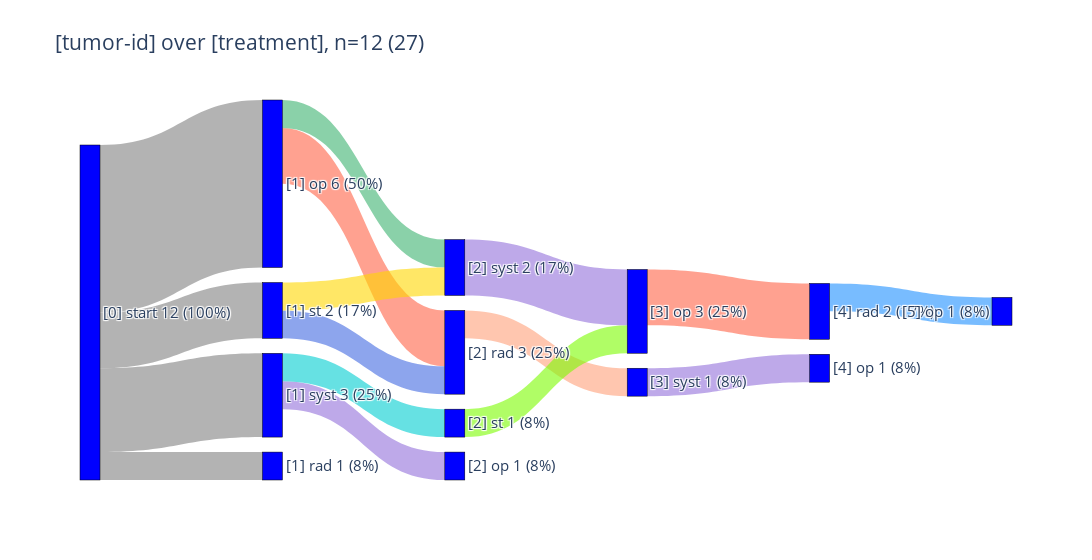

Notebook code for this chart:
### Markdown cell above
### sankey

### Code cell
pls.plot_sankey(
    width=2000,
    font_size=15,
    # renderer="png",
)

### Figure 1 — Plotly figure (JSON) as saved in the notebook; plotly's stock layout.template omitted (floating-point values rounded to 4 significant figures)
{"data": [{"link": {"color": ["rgba(128, 128, 128, 0.6)", "rgba(128, 128, 128, 0.6)", "rgba(128, 128, 128, 0.6)", "rgba(128, 128, 128, 0.6)", "rgba(255, 99, 71, 0.6)", "rgba(60, 179, 113, 0.6)", "rgba(65, 105, 225, 0.6)", "rgba(255, 215, 0, 0.6)", "rgba(147, 112, 219, 0.6)", "rgba(0, 206, 209, 0.6)", "rgba(255, 160, 122, 0.6)", "rgba(124, 252, 0, 0.6)", "rgba(147, 112, 219, 0.6)", "rgba(255, 99, 71, 0.6)", "rgba(147, 112, 219, 0.6)", "rgba(30, 144, 255, 0.6)"], "source": [0, 0, 0, 0, 1, 1, 3, 3, 4, 4, 6, 7, 8, 9, 10, 12], "target": [1, 2, 3, 4, 6, 8, 6, 8, 5, 7, 10, 9, 9, 12, 11, 13], "value": [6, 1, 2, 3, 2, 1, 1, 1, 1, 1, 1, 1, 2, 2, 1, 1]}, "node": {"align": "left", "color": "blue", "label": ["[0] start 12 (100%)", "[1] op 6 (50%)", "[1] rad 1 (8%)", "[1] st 2 (17%)", "[1] syst 3 (25%)", "[2] op 1 (8%)", "[2] rad 3 (25%)", "[2] st 1 (8%)", "[2] syst 2 (17%)", "[3] op 3 (25%)", "[3] syst 1 (8%)", "[4] op 1 (8%)", "[4] rad 2 (17%)", "[5] op 1 (8%)"], "line": {"color": "black", "width": 0.5}, "pad": 15, "thickness": 20}, "type": "sankey"}], "layout": {"font": {"size": 15}, "title": {"text": "[tumor-id] over [treatment], n=12 (27)"}, "width": 2000}}
